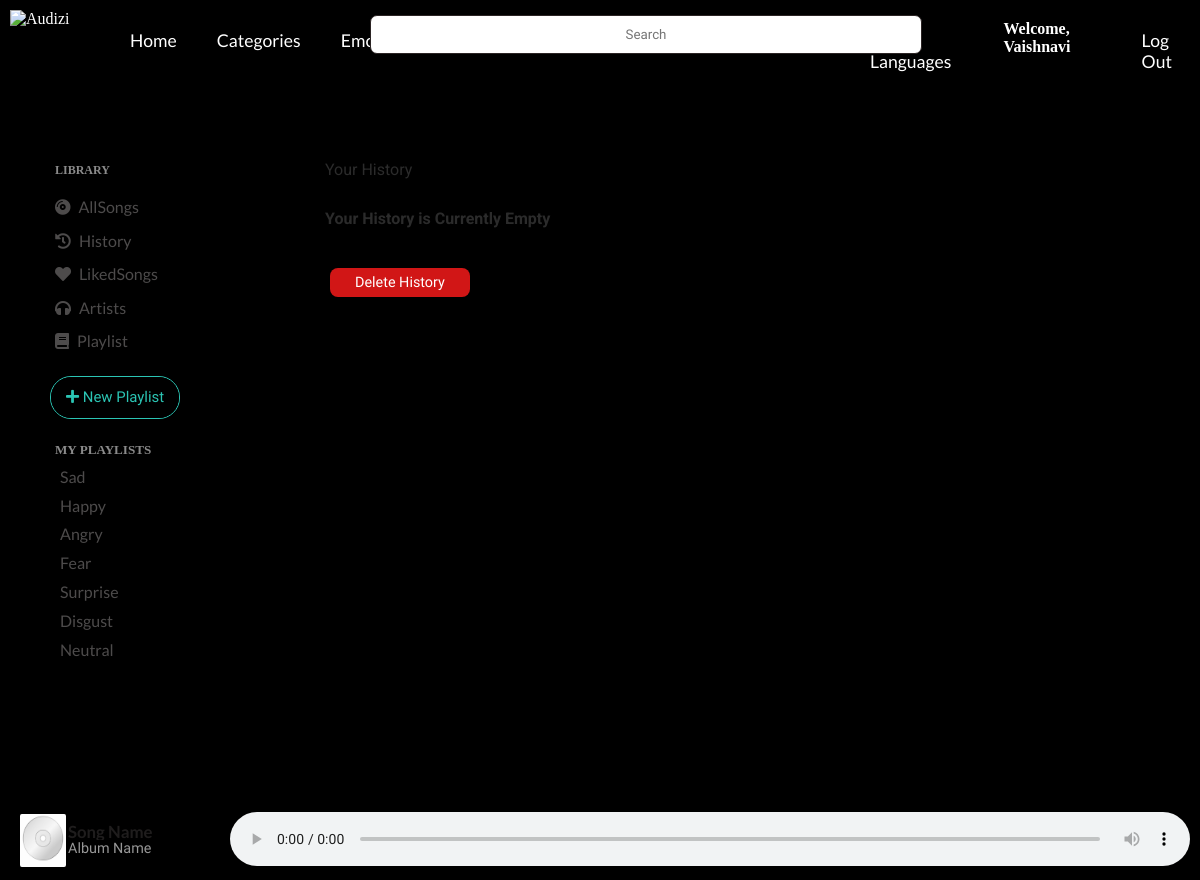
Screenshot of /history (signed in) with the database file from the repository.
### music_app/models.py (models this page shows, shortened)
class Playlist(models.Model):
    playlist_id = models.AutoField(primary_key=True)
    user = models.ForeignKey(User, on_delete=models.CASCADE)
    music_ids = ListCharField(base_field=models.CharField(max_length=100), size=100, max_length=(100 * 101))
    playlist_name = models.CharField(max_length=10000000, default="")
    likes = models.IntegerField(default=0)
    followers = models.IntegerField(default=0)
    plays = models.IntegerField(default=0)

### music_app/views.py (the view)
# urls.py: path('history', views.history, name="history"),
def history(request):
        user = request.user
        if user.is_authenticated:
            myPlaylists = list(Playlist.objects.filter(user=user))
        if request.method=="POST":
            History.objects.filter(user=request.user).delete()
            message="Successful"
            return HttpResponse(json.dumps({'message': message}))
        else:
            recentSongs = History.objects.filter(user=request.user)
            ids = []
            for i in recentSongs:
                ids.append(i.music_id)
            preserved = Case(*[When(pk=pk, then=pos) for pos, pk in enumerate(ids)])
            recentSongs = list(Song.objects.filter(song_id__in=ids).order_by(preserved))
            return render(request, 'history.html', {'history': recentSongs, 'myPlaylists':myPlaylists})

### music_app/templates/history.html (shortened to what this page needs)
{%extends 'header.html'%}
{% block body %}
{% load static %}
<body>
    <div id="body-center">
        <p class="headings">Your History</p>
        <div id="playlist">
            {% if history %}
            {% for i in history reversed %}
            <div id="sameMovieCard">
                <div class="container_songpost">
                    <img src="{{i.image.url}}" id="A_{{i.song_id}}" />
                    <div class="overlay_songpost"></div>
                    <div class="play-btn_songpost">
                        <li><a href="{{i.song.url}}" id="{{i.song_id}}"><i class="far fa-play-circle fa-2x"></i></a>
                        </li>
                    </div>
                </div>
                <div class="songpost_data">
                    <h5 class="song-name" id="B_{{i.song_id}}">
                        {{i.name}}</h5>
                    <p class="singer-name">{{i.singer1}}</p>
                    <p class="movie-name" id="C_{{i.song_id}}">
                        {{i.movie}}</p>
                </div>
            </div>
            {% endfor %}
            {% else %}
            <h3 class="headings">Your History is Currently Empty</h3>
            {% endif %}
        </div>
        <div>
            <button id="delete-btn" onclick="deleteHistory(this)">Delete History</button>
        </div>
    </div>
    <div id="audio_main" class="audio-decs">
        <div class="audio-data">
            <img id="audio-img" style="height: 53px; width: 64%; border-radius: 4%; margin: 3px 0px 3px 30px;"
                src="{% static 'staticDisk.jpg' %}" alt="Image here">
            <div style="margin: auto 6px;">
                <h4 id="audio-song">Song Name</h4>
                <p id="audio-movie" style="color: rgb(151, 151, 151);">Album Name</p>
            </div>
        </div>
        <div style="margin: auto 0px;">
            <audio preload="none" controls id="audioPlayer">
            </audio>
        </div>
    </div>
    {% endblock %}

### music_app/templates/header.html (shortened to what this page needs)
<!doctype html>
<html lang="en">
{% load static %}
{% load socialaccount %}
<head>
    <link rel="stylesheet" href="https://unpkg.com/flickity@2/dist/flickity.min.css">
    <link rel="stylesheet" href="https://pro.fontawesome.com/releases/v5.10.0/css/all.css"
 />
    <link rel="stylesheet" href="{% static 'hamburgerNavbar.css' %}">
    <link rel="stylesheet" href="{% static 'navbar.css' %}">
    <link rel="stylesheet" href="{% static 'centerBody.css' %}">
    <link rel="stylesheet" href="{% static 'leftBody.css' %}">
    <link rel="stylesheet" href="{% static 'audioBar.css' %}">
    <link rel="stylesheet" href="{% static 'playlistPopUp.css' %}">
    <link rel="stylesheet" href="{% static 'loginSignup.css' %}">
    <link rel="stylesheet" href="{% static 'loader.css' %}">
    <link rel="stylesheet" href="{% static 'footer.css' %}">
    <link rel="stylesheet" href="{% static 'mediaQueries.css' %}">
    <link rel="stylesheet" href="{% static 'alert.css' %}">
    <link rel="stylesheet" href="{% static 'customScrollBar.css' %}">
</head>
<body>
    <div id="navbar">
        <div id="nav-left">
            <img src="https://i.ibb.co/rpgWXqK/edited.png" alt="Audizi" width="100" height="90">
            <a style="margin: 10px;" href="">Home</a>
            <a style="margin: 10px;" href="">Categories</a>
            <a style="margin: 10px;" href="/emoplayer">Emoplayer</a>
        </div>
        <div id='nav-center'>
            <form class="searchBar" autocomplete="off" method="POST" action="/searchResults"> {% csrf_token %}
                <input type="text" class="searchText" name="data" placeholder="Search">
            </form>
        </div>
        <div id="nav-right">
            <a style="margin: 10px;" href="">Music Languages</a>
            {% if user.is_authenticated %}
            <h4 style="margin: 10px;">Welcome, {{user.first_name}}</h4>
            <a style="margin: 10px;" href="/logout">Log Out</a>
            {% else %}
            <a id="modal_trigger" href="#modal">Login or Register</a>
            {% endif %}
        </div>
    </div>
    <div id="body-left">
        <div>
            <p
                style="margin: 5px; font-size: 0.75rem; font-weight: 700; line-height: 2.5; color: rgb(138, 138, 138); text-align: left;">
                LIBRARY</p>
            <a class="left-panel-btn" href="/allSongs"><i class="fas fa-compact-disc"></i> AllSongs</a><br>
            {% if user.is_authenticated %}
            <a class="left-panel-btn" href="/history"><i class="fas fa-history"></i> History</a><br>
            {% endif %}
            {% if user.is_authenticated %}
            <a class="left-panel-btn" href="/likesong"><i class="fas fa-heart"></i> LikedSongs</a><br>
            {% endif %}
            <a class="left-panel-btn"><i class="fas fa-headphones"></i> Artists</a><br>
            <a class="left-panel-btn"><i class="fas fa-book"></i> Playlist</a><br>
            <br>
            {% if user.is_authenticated %}
            <a class="glow-on-hover"
                onclick="document.getElementById('modal-wrapper-playlist').style.display='block'"><i
                    class="fas fa-plus"></i> New Playlist</a>
            {% endif %}
            <br>
            <br>
            <div>
                {% if myPlaylists %}
                <p
                    style="margin: 5px; font-size: 0.82rem; font-weight: 700; color: rgb(138, 138, 138); text-align: left;">
                    MY PLAYLISTS</p>
                {% for playlist in myPlaylists %}
                <a class="left-panel-playlist-btn"
                    href="/myPlaylist/{{playlist.playlist_id}}">{{playlist.playlist_name}}</a><br>
                {% endfor %}
                {% endif %}
            </div>
        </div>
    </div>
    {% block body %}
    {% endblock %}
</body>
</html>

### music_app/static/hamburgerNavbar.css (style rules this page uses)
* { margin: 0; padding: 0; }
body { width: 100%; height: 139px; background-color: rgb(0, 0, 0); overflow: hidden; }
html { scroll-behavior: smooth; }

### music_app/static/navbar.css (style rules this page uses)
#navbar { width: 100%; padding: 10px; display: grid; grid-template-columns: 30% 40% 30%; overflow: hidden; background-color: black; box-shadow: 0 2px 4px 0 rgba(22, 20, 20, 0.05), 0 1px 10px 0 rgba(14, 11, 11, 0.05); }
#nav-right { display: flex; color: white; }
#nav-left { display: flex; color: white; }
#navbar a { text-decoration: none; padding: 10px; font-family: 'Lato', sans-serif; cursor: pointer; font-size: 1.1rem; color: rgb(255, 255, 255); }
.searchText { width: 550px; height: 2.3rem; border-radius: 7px; margin: 5px auto 0px auto; text-align: center; color: rgb(30, 31, 31); border: 1px solid rgb(43, 36, 36); font-family: 'Baloo Bhai 2', cursive; }

### music_app/static/centerBody.css (style rules this page uses)
#body-center { height: 550px; padding: 20px; margin-left: 240px; padding-right: 40px; overflow: auto; color: black; background-color: black; }

### music_app/static/leftBody.css (style rules this page uses)
#body-left { width: 150px; height: 700px; background-repeat: repeat-y; overflow: hidden; background-color: black; position: absolute; padding: 40px 0px 30px 50px; }
.left-panel-btn { font-family: 'Lato', sans-serif; margin: 5px; font-size: 1rem; line-height: 2.1; word-spacing: 0.3rem; color: rgb(77, 75, 75); text-decoration: none; text-align: left; cursor: pointer; }
.left-panel-playlist-btn { font-family: 'Lato', sans-serif; margin: 5px 0px; padding: 5px 10px; font-size: 1rem; line-height: 1.8; word-spacing: 0.3rem; color: rgb(77, 75, 75); text-decoration: none; text-align: left; cursor: pointer; border-radius: 7px; transition: 0.2s; }
.glow-on-hover { display: inline-block; text-decoration: none; vertical-align: middle; font-family: 'Baloo Bhai 2', cursive; padding: 6px 27px; font-size: .93333rem; line-height: 1.4; padding: 10px 15px 10px 15px; border: 1px solid #2bc5b4; outline: none; color: #2bc5b4; background: rgb(0, 0, 0); cursor: pointer; position: relative; z-index: 0; border-radius: 21px; }
.glow-on-hover:before { content: ''; background: linear-gradient(45deg, #4cdac2, #00ffd5, #079c8b, #8feede); position: absolute; top: -2px; left:-2px; background-size: 400%; z-index: -1; filter: blur(2px); width: calc(100% + 4px); height: calc(100% + 4px); animation: glowing 20s linear infinite; opacity: 0; transition: opacity .4s ease-in-out; border-radius: 21px; }
.glow-on-hover:after { z-index: -1; content: ''; position: absolute; width: 100%; height: 100%; background: rgb(0, 0, 0); left: 0; top: 0; border-radius: 21px; }

### music_app/static/audioBar.css (style rules this page uses)
.audio-decs { display: grid; grid-template-columns: 20% 80%; position: fixed; bottom: 0px; right: 0px; width: 100%; padding: 10px; z-index: 1; background-color: rgb(0, 0, 0); box-shadow: 0 4px 8px 0 rgba(0, 0, 0, 0.3), 0 6px 20px 0 rgba(0, 0, 0, 0.19); }
.audio-data { display: grid; grid-template-columns: 30% 80%; }
.audio-decs h4 { font-family: 'Lato', sans-serif; line-height: 1; font-size: 1.05rem; color: rgb(31, 29, 29); white-space: nowrap; overflow: hidden; text-overflow: ellipsis; }
.audio-decs p { font-family: 'Baloo Bhai 2', cursive; font-size: 0.9rem; color: rgb(0, 0, 0); white-space: nowrap; overflow: hidden; text-overflow: ellipsis; }
#audioPlayer { width: 100%; }

### music_app/templates/history.html (style rules this page uses)
#body-center { height: 550px; padding: 20px; margin-left: 240px; padding-right: 40px; overflow: auto; }
.headings { margin: 30px 10px 10px 65px; font-size: 1rem; font-family: 'Roboto', sans-serif; color: rgb(43, 43, 43); }
#playlist { list-style: none; }
#delete-btn { text-decoration: none; text-align: center; font-family: 'Baloo Bhai 2', cursive; border: none; padding: 6px 25px; margin: 30px 0px 0px 70px; font-size: 0.9rem; outline: none; color: white; background-color: #d11616; cursor: pointer; border-radius: 8px; transition: 0.3s; }

### rows the page displays
Playlist: playlist_name "Sad"
Playlist: playlist_name "Happy"
Playlist: playlist_name "Angry"
Playlist: playlist_name "Fear"
Playlist: playlist_name "Surprise"
Playlist: playlist_name "Disgust"
Playlist: playlist_name "Neutral"

### other values shown
{{ user.first_name }} "Vaishnavi"
